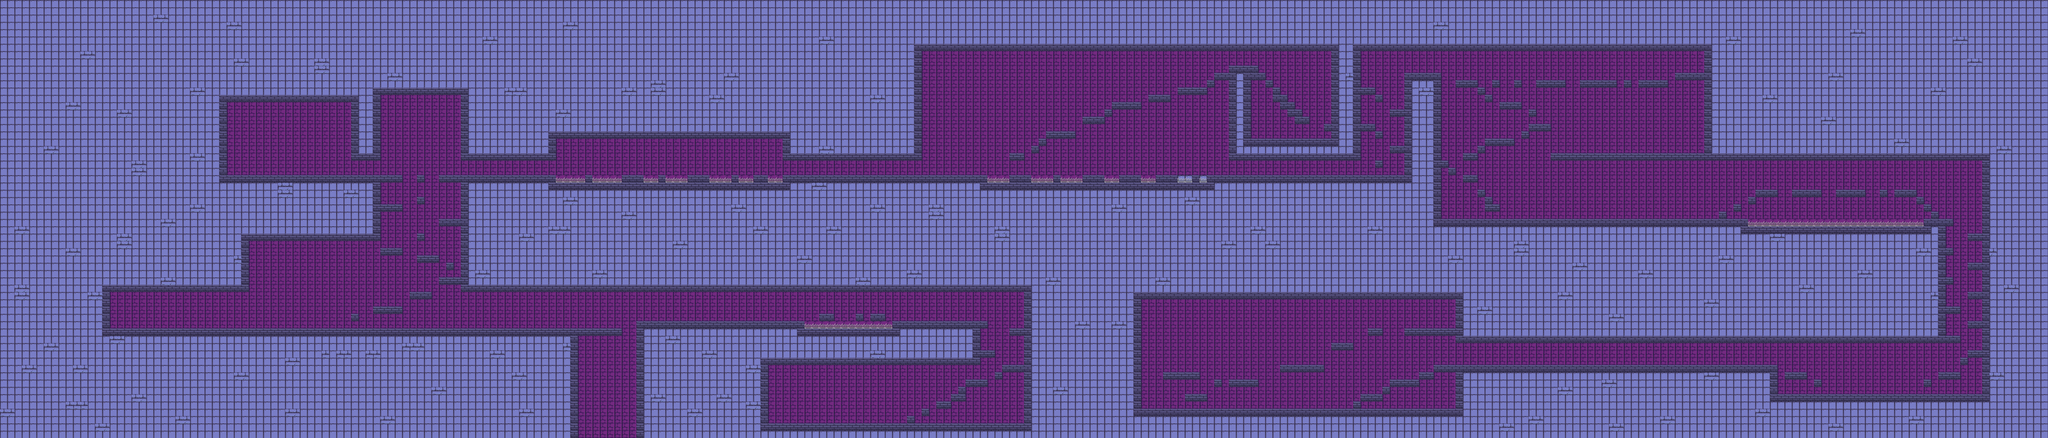

The image is a tile-based game level rendered from a .tmx file. Its description and source (layers, tilesets, objects; grid data summarised) follow:
An orthogonal 280x60 tile map with 16x16 px tiles, 4 tile layers (capa fondo, Capa decoracion, Capa suelo, Capa plataformas), 3 tilesets and 230 objects.

<map version="1.10" tiledversion="1.10.2" orientation="orthogonal" renderorder="right-down" width="280" height="60" tilewidth="16" tileheight="16" infinite="0" nextlayerid="6" nextobjectid="251">
 <tileset firstgid="1" source="Castillo.tsx" />
 <tileset firstgid="172" source="plataformas.tsx" />
 <tileset firstgid="352" source="Decoracion.tsx" />
 <layer id="1" name="capa fondo" width="280" height="60">
  <data>[16800 cells, 16800 non-empty, 5 distinct tile ids]</data>
 </layer>
 <layer id="3" name="Capa decoracion" width="280" height="60">
  <data>[16800 cells, 5196 non-empty, 2 distinct tile ids]</data>
 </layer>
 <layer id="2" name="Capa suelo" width="280" height="60">
  <data>[16800 cells, 1424 non-empty, 2 distinct tile ids]</data>
 </layer>
 <layer id="4" name="Capa plataformas" width="280" height="60">
  <data>[16800 cells, 288 non-empty, 1 distinct tile ids]</data>
 </layer>
 <objectgroup id="5" name="Capa colision">
  <!-- 230 objects omitted --></objectgroup>
</map>
<!-- 230 of 230 objects omitted -->
